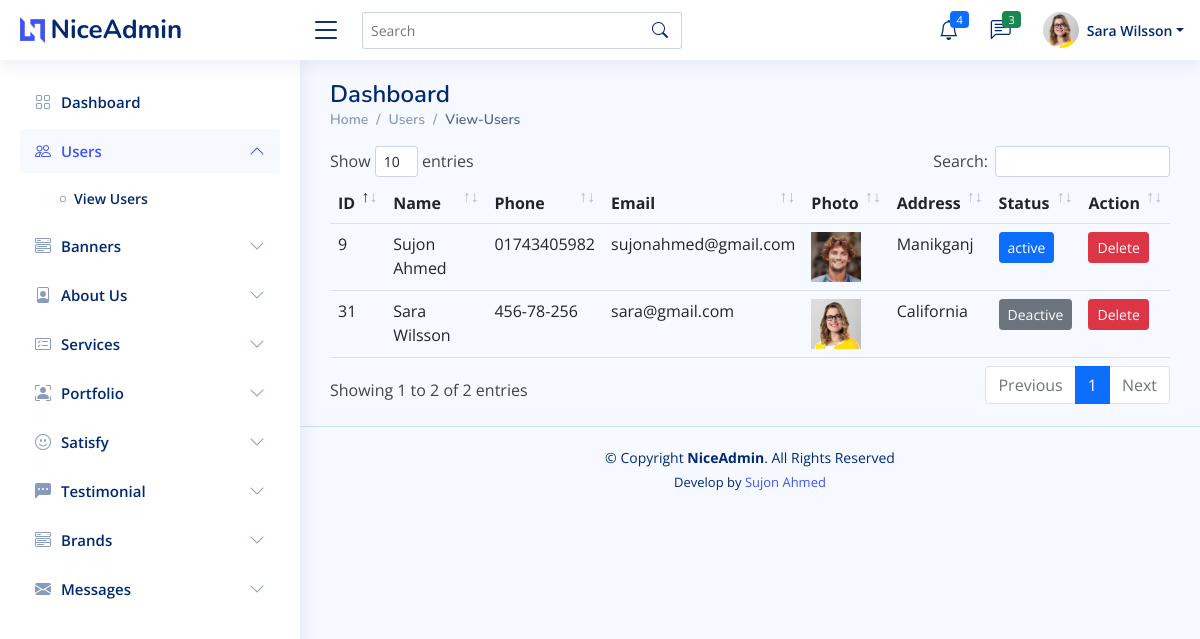
/admin/view_users.php (signed in), run on an earlier commit of the app's database.
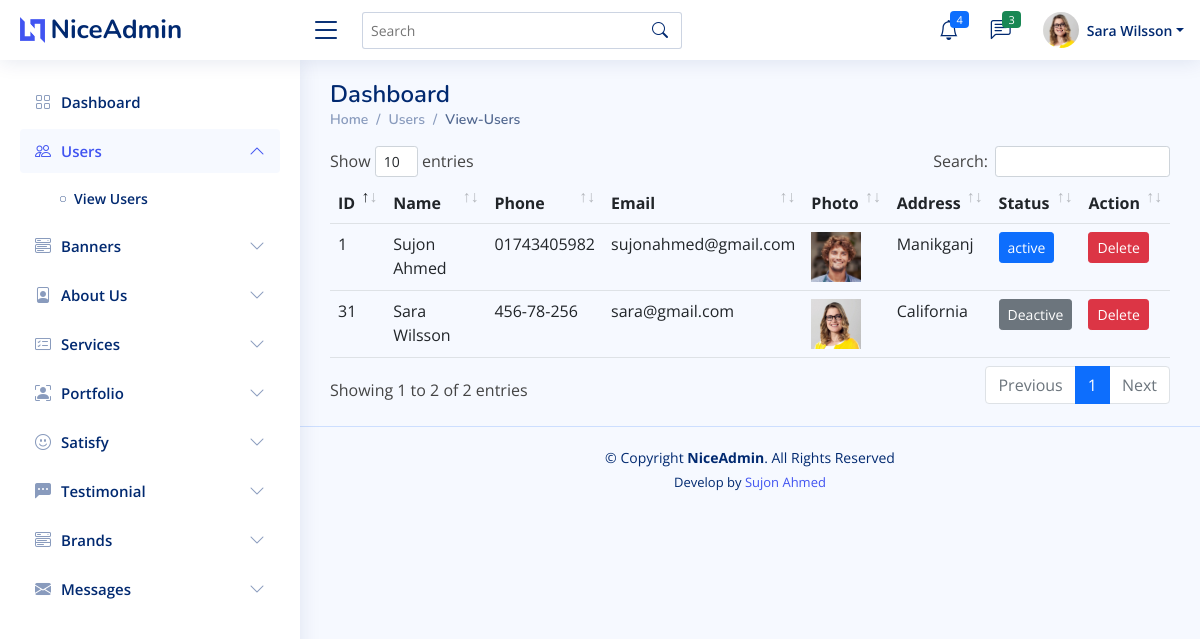
And on a later commit of the database.
### tables this page shows
CREATE TABLE `users` (
  `user_id` int NOT NULL,
  `user_name` varchar(50) NOT NULL,
  `user_about` varchar(255) NOT NULL,
  `user_phone` varchar(15) NOT NULL,
  `user_email` varchar(60) NOT NULL,
  `user_password` varchar(100) NOT NULL,
  `user_photo` varchar(100) NOT NULL,
  `user_job` varchar(50) NOT NULL,
  `user_address` varchar(255) NOT NULL,
  `user_country` varchar(50) NOT NULL,
  `user_company` varchar(100) NOT NULL,
  `status` int NOT NULL DEFAULT '0'
);

### admin/view_users.php (the view)
<?php
$page = "users";
$sub_page = "user";
require "database.php";
require "admin_header.php";
$select_users = "SELECT * FROM `users`";
$select_users_result = mysqli_query($db_connection, $select_users);
?>
<main id="main" class="main">
    <div class="pagetitle">
        <h1>Dashboard</h1>
        <nav>
            <ol class="breadcrumb">
            <li class="breadcrumb-item"><a href="index.php">Home</a></li>
            <li class="breadcrumb-item">Users</li>
            <li class="breadcrumb-item active">View-Users</li>
            </ol>
        </nav>
    </div>
    <section class="section dashboard">
        <div class="row">
            <div class="col-lg-12 col-md-12">
                <table class="table" id="banners">
                    <thead>
                        <tr>
                            <th>ID</th>
                            <th>Name</th>
                            <th>Phone</th>
                            <th>Email</th>
                            <th>Photo</th>
                            <th>Address</th>
                            <th>Status</th>
                            <th>Action</th>
                        </tr>
                    </thead>
                    <tbody>
                        <?php foreach($select_users_result as $user){ ?>
                        <tr>
                            <td><?= $user['user_id'] ?></td>
                            <td><?= $user['user_name'] ?></td>
                            <td><?= $user['user_phone'] ?></td>
                            <td><?= $user['user_email'] ?></td>
                            <td>
                                <img src="assets/uploads/users/<?= $user['user_photo'] ?>" width="50" alt="">
                            </td>
                            <td><?= $user['user_address'] ?></td>
                            <td>
                                <?php if ($user['status'] == 0){ ?>
                                    <a href="user_status_change.php?id=<?= $user['user_id'] ?>" class="btn btn-secondary btn-sm">Deactive</a>
                                <?php } else { ?>
                                    <a href="user_status_change.php?id=<?= $user['user_id'] ?>" class="btn btn-primary btn-sm">active</a>
                                <?php } ?>
                            </td>
                            <td>
                                <a href="" class="btn btn-danger btn-sm">Delete</a>
                            </td>
                        </tr>
                        <?php } ?>
                    </tbody>
                </table>
            </div>
        </div>
    </section>
</main>
<?php require "admin_footer.php" ?>

### admin/admin_header.php (shortened to what this page needs)
<?php
require "database.php";
$user_id = $_SESSION['user_id'];
$select_users = "SELECT * FROM `users` WHERE `user_id` = '$user_id'";
$select_users_result = mysqli_query($db_connection, $select_users);
$after_assoc_user = mysqli_fetch_assoc($select_users_result);
?>
<!DOCTYPE html>
<html lang="en">
<head>
  <link rel="stylesheet" href="https://cdnjs.cloudflare.com/ajax/libs/font-awesome/4.7.0/css/font-awesome.min.css">
   <link rel="stylesheet" href="assets/css/all.min.css">
  <link rel="stylesheet" href="assets/css/fontawesome-all.min.css">
  <link href="assets/vendor/bootstrap/css/bootstrap.min.css" rel="stylesheet">
  <link href="assets/vendor/bootstrap-icons/bootstrap-icons.css" rel="stylesheet">
  <link rel="stylesheet" href="assets/css/flaticon.css">
  <link href="assets/vendor/boxicons/css/boxicons.min.css" rel="stylesheet">
  <link href="assets/vendor/quill/quill.snow.css" rel="stylesheet">
  <link href="assets/vendor/quill/quill.bubble.css" rel="stylesheet">
  <link href="assets/vendor/remixicon/remixicon.css" rel="stylesheet">
  <link href="assets/vendor/simple-datatables/style.css" rel="stylesheet">
  <link href="assets/css/style.css" rel="stylesheet">
  <link rel="stylesheet" href="assets/css/toastr.css">
  <link rel="stylesheet" href="summernote/summernote-bs4.min.css">
  <link rel="stylesheet" href="dataTable/dataTables.bootstrap4.min.css">
</head>
<body>
  <header id="header" class="header fixed-top d-flex align-items-center">
    <div class="d-flex align-items-center justify-content-between">
      <a href="index.php" class="logo d-flex align-items-center">
        <img src="assets/img/logo.png" alt="">
        <span class="d-none d-lg-block">NiceAdmin</span>
      </a>
      <i class="bi bi-list toggle-sidebar-btn"></i>
    </div>
    <div class="search-bar">
      <form class="search-form d-flex align-items-center" method="POST" action="#">
        <input type="text" name="query" placeholder="Search" title="Enter search keyword">
        <button type="submit" title="Search"><i class="bi bi-search"></i></button>
      </form>
    </div>
    <nav class="header-nav ms-auto">
      <ul class="d-flex align-items-center">
        <li class="nav-item dropdown">
          <a class="nav-link nav-icon" href="#" data-bs-toggle="dropdown">
            <i class="bi bi-bell"></i>
            <span class="badge bg-primary badge-number">4</span>
          </a>
        </li>
        <li class="nav-item dropdown">
          <a class="nav-link nav-icon" href="#" data-bs-toggle="dropdown">
            <i class="bi bi-chat-left-text"></i>
            <span class="badge bg-success badge-number">3</span>
          </a>
        </li>
        <li class="nav-item dropdown pe-3">
          <a class="nav-link nav-profile d-flex align-items-center pe-0" href="#" data-bs-toggle="dropdown">
            <?php
            if (!empty($after_assoc_user['user_photo'])) { ?>
                <img src="assets/uploads/users/<?= $after_assoc_user['user_photo'] ?>" alt="Profile" class="rounded-circle">
            <?php } else { ?>
                <img src="assets/img/avatar.png" alt="Profile" class="rounded-circle">
            <?php } ?>
            <span class="d-none d-md-block dropdown-toggle ps-2"><?= $after_assoc_user ['user_name'] ?></span>
          </a>
        </li>
      </ul>
    </nav>
  </header>
  <aside id="sidebar" class="sidebar">
    <ul class="sidebar-nav" id="sidebar-nav">
      <li class="nav-item">
        <a class="nav-link <?= ($page == "dashboard") ? '' : 'collapsed' ?>" href="index.php">
          <i class="bi bi-grid"></i>
          <span>Dashboard</span>
        </a>
      </li>
      <li class="nav-item">
        <a class="nav-link <?= ($page == "users") ? '' : 'collapsed' ?>" data-bs-target="#users-nav" data-bs-toggle="collapse" href="#">
          <i class="bi bi-people"></i><span>Users</span><i class="bi bi-chevron-down ms-auto"></i>
        </a>
        <ul id="users-nav" class="nav-content <?= ($sub_page == "user") ? '' : 'collapse' ?> " data-bs-parent="#sidebar-nav">
          <li>
            <a href="view_users.php">
              <i class="bi bi-circle"></i><span>View Users</span>
            </a>
          </li>
        </ul>
      </li>
      <li class="nav-item">
        <a class="nav-link <?= ($page == "banners") ? '' : 'collapsed' ?>" data-bs-target="#banners-nav" data-bs-toggle="collapse" href="#">
          <i class="bi bi-menu-button-wide"></i><span>Banners</span><i class="bi bi-chevron-down ms-auto"></i>
        </a>
      </li>
      <li class="nav-item">
        <a class="nav-link <?= ($page == "abouts") ? '' : 'collapsed' ?>" data-bs-target="#about-nav" data-bs-toggle="collapse" href="#">
          <i class="bi bi-file-person"></i><span>About Us</span><i class="bi bi-chevron-down ms-auto"></i>
        </a>
      </li>
      <li class="nav-item">
        <a class="nav-link <?= ($page == "services") ? '' : 'collapsed' ?>" data-bs-target="#services-nav" data-bs-toggle="collapse" href="#">
          <i class="bi bi-card-checklist"></i><span>Services</span><i class="bi bi-chevron-down ms-auto"></i>
        </a>
      </li>
      <li class="nav-item">
        <a class="nav-link <?= ($page == "portfolios") ? '' : 'collapsed' ?>" data-bs-target="#portfolio-nav" data-bs-toggle="collapse" href="#">
          <i class="bi bi-person-bounding-box"></i><span>Portfolio</span><i class="bi bi-chevron-down ms-auto"></i>
        </a>
      </li>
      <li class="nav-item">
        <a class="nav-link <?= ($page == "satisfied") ? '' : 'collapsed' ?>" data-bs-target="#satisfy-nav" data-bs-toggle="collapse" href="#">
          <i class="bi bi-emoji-smile"></i><span>Satisfy</span><i class="bi bi-chevron-down ms-auto"></i>
        </a>
      </li>
      <li class="nav-item">
        <a class="nav-link <?= ($page == "testimonials") ? '' : 'collapsed' ?>" data-bs-target="#testimonial-nav" data-bs-toggle="collapse" href="#">
        <i class="bi bi-chat-left-dots-fill"></i><span>Testimonial</span><i class="bi bi-chevron-down ms-auto"></i>
        </a>
      </li>
      <li class="nav-item">
        <a class="nav-link <?= ($page == "brands") ? '' : 'collapsed' ?>" data-bs-target="#brands-nav" data-bs-toggle="collapse" href="#">
          <i class="bi bi-menu-button-wide"></i><span>Brands</span><i class="bi bi-chevron-down ms-auto"></i>
        </a>
      </li>
      <li class="nav-item">
        <a class="nav-link <?= ($page == "messages") ? '' : 'collapsed' ?>" data-bs-target="#messages-nav" data-bs-toggle="collapse" href="#">
          <i class="bi bi-envelope-fill"></i><span>Messages</span><i class="bi bi-chevron-down ms-auto"></i>
        </a>
      </li>
    </ul>
  </aside>

### admin/admin_footer.php (shortened to what this page needs)
  <footer id="footer" class="footer">
    <div class="copyright">
      &copy; Copyright <strong><span>NiceAdmin</span></strong>. All Rights Reserved
    </div>
    <div class="credits">
      Develop by <a href="https://github.com/Sujon-Ahmed">Sujon Ahmed</a>
    </div>
  </footer>
</body>
</html>

### admin/assets/css/style.css (style rules this page uses)
:root { scroll-behavior: smooth; }
body { font-family: "Open Sans", sans-serif; background: #f6f9ff; color: #444444; }
a { color: #4154f1; text-decoration: none; }
h1, h2, h3, h4, h5, h6 { font-family: "Nunito", sans-serif; }
#main { margin-top: 60px; padding: 20px 30px; transition: all 0.3s; }
.pagetitle { margin-bottom: 10px; }
.pagetitle h1 { font-size: 24px; margin-bottom: 0; font-weight: 600; color: #012970; }
.breadcrumb { font-size: 14px; font-family: "Nunito", sans-serif; color: #899bbd; font-weight: 600; }
.breadcrumb a { color: #899bbd; transition: 0.3s; }
.breadcrumb .breadcrumb-item::before { color: #899bbd; }
.breadcrumb .active { color: #51678f; font-weight: 600; }
.logo { line-height: 1; }
@media (min-width: 1200px) { .logo { width: 280px; } }
.logo img { max-height: 26px; margin-right: 6px; }
.logo span { font-size: 26px; font-weight: 700; color: #012970; font-family: "Nunito", sans-serif; }
.header { transition: all 0.5s; z-index: 997; height: 60px; box-shadow: 0px 2px 20px rgba(1, 41, 112, 0.1); background-color: #fff; padding-left: 20px; }
.header .toggle-sidebar-btn { font-size: 32px; padding-left: 10px; cursor: pointer; color: #012970; }
.header .search-bar { min-width: 360px; padding: 0 20px; }
.header .search-form { width: 100%; }
.header .search-form input { border: 0; font-size: 14px; color: #012970; border: 1px solid rgba(1, 41, 112, 0.2); padding: 7px 38px 7px 8px; border-radius: 3px; transition: 0.3s; width: 100%; }
.header .search-form button { border: 0; padding: 0; margin-left: -30px; background: none; }
.header .search-form button i { color: #012970; }
.header-nav ul { list-style: none; }
.header-nav > ul { margin: 0; padding: 0; }
.header-nav .nav-icon { font-size: 20px; color: #012970; }
.header-nav .nav-profile { color: #012970; }
.header-nav .nav-profile img { max-height: 36px; }
.header-nav .nav-profile span { font-size: 14px; font-weight: 600; }
.header-nav .badge-number { position: absolute; inset: 4px 6px auto auto; font-weight: normal; font-size: 11px; padding: 3px 6px; }
.sidebar { position: fixed; top: 60px; left: 0; bottom: 0; width: 300px; z-index: 996; transition: all 0.3s; padding: 20px; overflow-y: auto; scrollbar-width: thin; scrollbar-color: #aab7cf transparent; box-shadow: 0px 0px 20px rgba(1, 41, 112, 0.1); background-color: #fff; }
@media (min-width: 1200px) { #main, #footer { margin-left: 300px; } }
.sidebar-nav { padding: 0; margin: 0; list-style: none; }
.sidebar-nav li { padding: 0; margin: 0; list-style: none; }
.sidebar-nav .nav-item { margin-bottom: 5px; }
.sidebar-nav .nav-link { display: flex; align-items: center; font-size: 15px; font-weight: 600; color: #4154f1; transition: 0.3; background: #f6f9ff; padding: 10px 15px; border-radius: 4px; }
.sidebar-nav .nav-link i { font-size: 16px; margin-right: 10px; color: #4154f1; }
.sidebar-nav .nav-link.collapsed { color: #012970; background: #fff; }
.sidebar-nav .nav-link.collapsed i { color: #899bbd; }
.sidebar-nav .nav-link .bi-chevron-down { margin-right: 0; transition: transform 0.2s ease-in-out; }
.sidebar-nav .nav-link:not(.collapsed) .bi-chevron-down { transform: rotate(180deg); }
.sidebar-nav .nav-content { padding: 5px 0 0 0; margin: 0; list-style: none; }
.sidebar-nav .nav-content a { display: flex; align-items: center; font-size: 14px; font-weight: 600; color: #012970; transition: 0.3; padding: 10px 0 10px 40px; transition: 0.3s; }
.sidebar-nav .nav-content a i { font-size: 6px; margin-right: 8px; line-height: 0; border-radius: 50%; }
.footer { padding: 20px 0; font-size: 14px; transition: all 0.3s; border-top: 1px solid #cddfff; }
.footer .copyright { text-align: center; color: #012970; }
.footer .credits { padding-top: 5px; text-align: center; font-size: 13px; color: #012970; }

What changed in the data, as far as the page shows it:
removed users: user_id "9", user_name "Sujon Ahmed", user_phone "01743405982", user_email "sujonahmed@gmail.com", user_photo (picture), user_address "Manikganj"
added users: user_id "1", user_name "Sujon Ahmed", user_phone "01743405982", user_email "sujonahmed@gmail.com", user_photo (picture), user_address "Manikganj"
